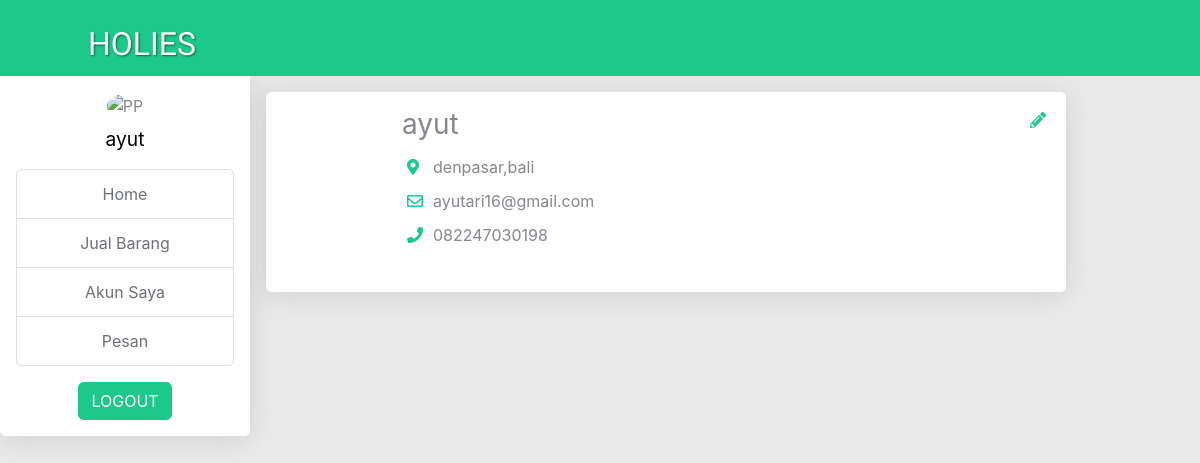
The app's page /seller/akunsaya.php (signed in) with its own data.
### tables this page shows
CREATE TABLE `detail_user` (
  `id_detailuser` int(5) NOT NULL,
  `id_user` int(5) NOT NULL,
  `nama` varchar(50) NOT NULL,
  `jk` enum('Pria','Wanita') NOT NULL,
  `alamat` varchar(100) NOT NULL,
  `telp` varchar(15) NOT NULL,
  `email` varchar(30) NOT NULL,
  `foto_profil` varchar(255) NOT NULL
);

### seller/akunsaya.php (the view, shortened to what this page needs)
<?php
include "../php/config.php";
$id_user = $_SESSION['id'];
$sql = mysqli_query($conn, "SELECT * FROM user INNER JOIN detail_user USING(id_user) WHERE id_user = '$id_user' ");
$data = mysqli_fetch_assoc($sql);
$nama = $data['nama'];
$alamat = $data['alamat'];
$email = $data['email'];
$telp = $data['telp'];
?>
<!DOCTYPE html>
<html>
<head>
	<link href="../vendor/bootstrap/css/bootstrap-modified.min.css" rel="stylesheet">
	<link rel="stylesheet" href="https://use.fontawesome.com/releases/v5.8.2/css/all.css">
	<link rel="stylesheet" type="text/css" href="../vendor/holies/css/sherly.css">
</head>
<body>
	<?php include 'dashboard.php' ?>
	<div class="float-left m-3">
		<div class="shadow mb-3 bg-white rounded box1 p-3 clearfix">
			<div class="gambar-diri float-left">
			</div>
			<div class="detail float-left ml-3">
				<h3 class="pl-1"><?= $nama ?></h3>
				<table class="table-responsive">
					<tr>
						<td><i class="fas fa-map-marker-alt text-success m-2"></i></td>
						<td><?= $alamat ?></td>
					</tr>
					<tr>
						<td><i class="far fa-envelope text-success m-2"></i></i></td>
						<td><?= $email ?></td>
					</tr>
					<tr>
						<td><i class="fas fa-phone text-success m-2"></i></td>
						<td><?= $telp ?></td>
					</tr>
				</table>
			</div>
			<a href="editprofil.php"><i class=" m-1 fas fa-pencil-alt text-success float-right"></i></a>
		</div>
	</div>
</body>
</html>

### seller/dashboard.php (shortened to what this page needs)
<?php
$host = 'localhost';
$user = 'root';
$pass = '';
$db = 'db_holies';
$conn = mysqli_connect($host, $user, $pass, $db);
$id_user = $_SESSION['id'];
$sql = mysqli_query($conn, "SELECT * FROM detail_user WHERE id_user = '$id_user' ");
$data = mysqli_fetch_assoc($sql);
?>
<!DOCTYPE html>
<html>
<head>
    <link rel="stylesheet" href="vendor/bootstrap/css/bootstrap-modified.min.css">
    <link rel="stylesheet" type="text/css" href="vendor/holies/css/navbar.css">
    <link rel="stylesheet" href="vendor/holies/css/landing1.css">
    <link rel="stylesheet" href="https://use.fontawesome.com/releases/v5.8.2/css/all.css">
    <link rel="stylesheet" type="text/css" href="../vendor/holies/css/navbar.css">
    <link rel="stylesheet" type="text/css" href="../vendor/holies/css/adminpanel.css">
</head>
<body>
    <nav class="navbar navbar-expand-lg navbar-dark bg-success">
        <div class="pl-5">
            <a class="navbar-brand ml-4" href="/holies">HOLIES</a>
        </div>
    </nav>
    <div class="shadow mb-5 bg-white rounded-bottom dashboard p-0">
        <div class="text-center mt-3">
            <img src="../img/profile/<?= $data['foto_profil'] ?>" class="PP" style="object-fit:cover;" alt="PP">
        </div>
        <div class="username">
            <h1><?= $data['nama'] ?></h1>
        </div>
        <div class="list-group px-3">
            <a href="index.php" class="list-group-item list-group-item-action text-center">Home</a>
            <a href="jual.php" class="list-group-item list-group-item-action text-center">Jual Barang</a>
            <a href="akunsaya.php" class="list-group-item list-group-item-action text-center">Akun Saya</a>
            <a href="" class="list-group-item list-group-item-action text-center">Pesan</a>
        </div>
        <div class="d-flex justify-content-center p-3">
            <a href="../home/logout.php" class="btn btn-success">LOGOUT</a>
        </div>
    </div>
</body>
</html>

### records on screen
detail_user: nama "ayut", alamat "denpasar,bali", email "ayutari16@gmail.com", telp "082247030198"
